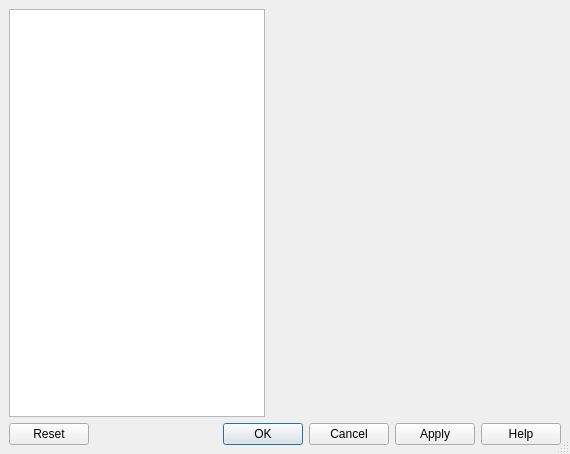
<?xml version="1.0" encoding="UTF-8"?>
<ui version="4.0">
 <class>Gui::Dialog::DlgPreferences</class>
 <widget class="QDialog" name="Gui::Dialog::DlgPreferences">
  <property name="geometry">
   <rect>
    <x>0</x>
    <y>0</y>
    <width>570</width>
    <height>454</height>
   </rect>
  </property>
  <property name="windowTitle">
   <string>Preferences</string>
  </property>
  <property name="sizeGripEnabled">
   <bool>true</bool>
  </property>
  <property name="modal">
   <bool>true</bool>
  </property>
  <layout class="QGridLayout">
   <property name="margin">
    <number>9</number>
   </property>
   <property name="spacing">
    <number>6</number>
   </property>
   <item row="0" column="0">
    <layout class="QHBoxLayout">
     <property name="spacing">
      <number>6</number>
     </property>
     <property name="margin">
      <number>0</number>
     </property>
     <item>
      <widget class="QListWidget" name="listBox">
       <property name="sizePolicy">
        <sizepolicy hsizetype="Fixed" vsizetype="Expanding">
         <horstretch>0</horstretch>
         <verstretch>0</verstretch>
        </sizepolicy>
       </property>
       <property name="minimumSize">
        <size>
         <width>120</width>
         <height>0</height>
        </size>
       </property>
       <property name="frameShape">
        <enum>QFrame::StyledPanel</enum>
       </property>
       <property name="frameShadow">
        <enum>QFrame::Sunken</enum>
       </property>
       <property name="horizontalScrollBarPolicy">
        <enum>Qt::ScrollBarAlwaysOff</enum>
       </property>
       <property name="iconSize">
        <size>
         <width>96</width>
         <height>96</height>
        </size>
       </property>
       <property name="spacing">
        <number>6</number>
       </property>
       <property name="viewMode">
        <enum>QListView::IconMode</enum>
       </property>
      </widget>
     </item>
     <item>
      <widget class="QStackedWidget" name="tabWidgetStack"/>
     </item>
    </layout>
   </item>
   <item row="1" column="0">
    <widget class="QDialogButtonBox" name="buttonBox">
     <property name="standardButtons">
      <set>QDialogButtonBox::Apply|QDialogButtonBox::Cancel|QDialogButtonBox::Help|QDialogButtonBox::Ok|QDialogButtonBox::Reset</set>
     </property>
    </widget>
   </item>
  </layout>
 </widget>
 <layoutdefault spacing="6" margin="11"/>
 <tabstops>
  <tabstop>listBox</tabstop>
 </tabstops>
 <resources/>
 <connections>
  <connection>
   <sender>buttonBox</sender>
   <signal>accepted()</signal>
   <receiver>Gui::Dialog::DlgPreferences</receiver>
   <slot>accept()</slot>
   <hints>
    <hint type="sourcelabel">
     <x>284</x>
     <y>432</y>
    </hint>
    <hint type="destinationlabel">
     <x>284</x>
     <y>226</y>
    </hint>
   </hints>
  </connection>
  <connection>
   <sender>buttonBox</sender>
   <signal>rejected()</signal>
   <receiver>Gui::Dialog::DlgPreferences</receiver>
   <slot>reject()</slot>
   <hints>
    <hint type="sourcelabel">
     <x>284</x>
     <y>432</y>
    </hint>
    <hint type="destinationlabel">
     <x>284</x>
     <y>226</y>
    </hint>
   </hints>
  </connection>
 </connections>
</ui>
